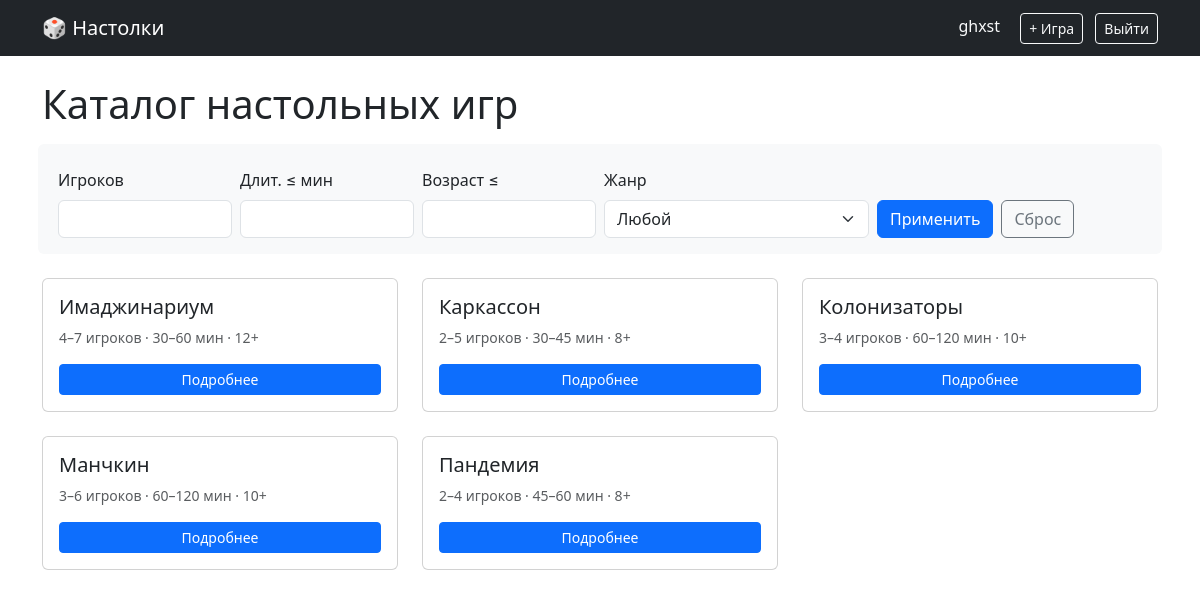
The page / (signed in) on the database its author committed.
### models.py (models this page shows, shortened)
class User(db.Model, UserMixin):
    __tablename__ = "users"
    id = db.Column(db.Integer, primary_key=True)
    username = db.Column(db.String(50), unique=True, nullable=False)
    email = db.Column(db.String(120), unique=True, nullable=False)
    password_hash = db.Column(db.String(255), nullable=False)
    is_admin = db.Column(db.Boolean, default=False)
    reviews = db.relationship("Review", backref="author", lazy=True)

class Game(db.Model):
    __tablename__ = "games"
    id = db.Column(db.Integer, primary_key=True)
    title = db.Column(db.String(200), nullable=False)
    description = db.Column(db.Text)
    image_url = db.Column(db.String(500))
    min_players = db.Column(db.Integer, default=1)
    max_players = db.Column(db.Integer, default=4)
    min_age = db.Column(db.Integer, default=6)
    min_duration = db.Column(db.Integer, default=30)
    max_duration = db.Column(db.Integer, default=60)
    genre = db.Column(db.String(50))
    publisher = db.Column(db.String(100))
    year = db.Column(db.Integer)
    reviews = db.relationship(
        "Review", backref="game", cascade="all, delete-orphan", lazy=True
    )
    store_links = db.relationship(
        "StoreLink", backref="game", cascade="all, delete-orphan", lazy=True
    )
    @property
    def avg_rating(self):
        if not self.reviews:
            return None
        return round(sum(r.rating for r in self.reviews) / len(self.reviews), 1)

### app.py (the view)
@app.route("/")
def index():
    query = Game.query
    players = request.args.get("players", type=int)
    if players:
        query = query.filter(Game.min_players <= players, Game.max_players >= players)
    duration = request.args.get("duration", type=int)
    if duration:
        query = query.filter(Game.max_duration <= duration)
    age = request.args.get("age", type=int)
    if age:
        query = query.filter(Game.min_age <= age)
    genre = request.args.get("genre")
    if genre:
        query = query.filter(Game.genre == genre)
    games = query.order_by(Game.title).all()
    genres = [
        g[0]
        for g in db.session.query(Game.genre)
        .distinct()
        .filter(Game.genre.isnot(None))
        .order_by(Game.genre)
        .all()
    ]
    return render_template("index.html", games=games, genres=genres)

### app.py (called while the page is built)
@login_manager.user_loader
def load_user(user_id: str):
    return db.session.get(User, int(user_id))

### templates/index.html (shortened to what this page needs)
{% extends "base.html" %}
{% block content %}
<h1 class="mb-4">Каталог настольных игр</h1>
<form method="get" class="row g-2 mb-4 p-3 bg-light rounded">
    <div class="col-md-2">
        <label class="form-label">Игроков</label>
        <input type="number" name="players" min="1" class="form-control"
               value="{{ request.args.get('players', '') }}">
    </div>
    <div class="col-md-2">
        <label class="form-label">Длит. ≤ мин</label>
        <input type="number" name="duration" min="1" class="form-control"
               value="{{ request.args.get('duration', '') }}">
    </div>
    <div class="col-md-2">
        <label class="form-label">Возраст ≤</label>
        <input type="number" name="age" min="1" class="form-control"
               value="{{ request.args.get('age', '') }}">
    </div>
    <div class="col-md-3">
        <label class="form-label">Жанр</label>
        <select name="genre" class="form-select">
            <option value="">Любой</option>
        </select>
    </div>
    <div class="col-md-3 d-flex align-items-end gap-2">
        <button class="btn btn-primary">Применить</button>
        <a href="{{ url_for('index') }}" class="btn btn-outline-secondary">Сброс</a>
    </div>
</form>
{% if games %}
    <div class="row row-cols-1 row-cols-md-3 g-4">
        {% for game in games %}
            <div class="col">
                <div class="card h-100">
                    <div class="card-body d-flex flex-column">
                        <h5 class="card-title">{{ game.title }}</h5>
                        <p class="card-text text-muted small">
                            {{ game.min_players }}–{{ game.max_players }} игроков ·
                            {{ game.min_duration }}–{{ game.max_duration }} мин ·
                            {{ game.min_age }}+
                        </p>
                        <a href="{{ url_for('game_detail', game_id=game.id) }}"
                           class="btn btn-primary btn-sm mt-auto">Подробнее</a>
                    </div>
                </div>
            </div>
        {% endfor %}
    </div>
{% else %}
    <div class="alert alert-info">По вашим фильтрам игр не найдено. Попробуйте изменить параметры.</div>
{% endif %}
{% endblock %}

### templates/base.html (shortened to what this page needs)
<!DOCTYPE html>
<html lang="ru">
<head>
    <link href="https://cdn.jsdelivr.net/npm/bootstrap@5.3.0/dist/css/bootstrap.min.css" rel="stylesheet">
</head>
<body>
<nav class="navbar navbar-expand-lg navbar-dark bg-dark mb-4">
    <div class="container">
        <a class="navbar-brand" href="{{ url_for('index') }}">🎲 Настолки</a>
        <div class="ms-auto">
            {% if current_user.is_authenticated %}
                <span class="text-light me-3">{{ current_user.username }}</span>
                {% if current_user.is_admin %}
                    <a href="{{ url_for('add_game') }}" class="btn btn-sm btn-outline-light me-2">+ Игра</a>
                {% endif %}
                <a href="{{ url_for('logout') }}" class="btn btn-sm btn-outline-light">Выйти</a>
            {% else %}
                <a href="{{ url_for('login') }}" class="btn btn-sm btn-outline-light me-2">Вход</a>
                <a href="{{ url_for('register') }}" class="btn btn-sm btn-outline-light">Регистрация</a>
            {% endif %}
        </div>
    </div>
</nav>
<div class="container">
    {% block content %}{% endblock %}
</div>
</body>
</html>

### rows shown on the page
User: username "ghxst"
Game: title "Имаджинариум", min_players "4", max_players "7", min_duration "30", max_duration "60", min_age "12"
Game: title "Каркассон", min_players "2", max_players "5", min_duration "30", max_duration "45", min_age "8"
Game: title "Колонизаторы", min_players "3", max_players "4", min_duration "60", max_duration "120", min_age "10"
Game: title "Манчкин", min_players "3", max_players "6", min_duration "60", max_duration "120", min_age "10"
Game: title "Пандемия", min_players "2", max_players "4", min_duration "45", max_duration "60", min_age "8"
